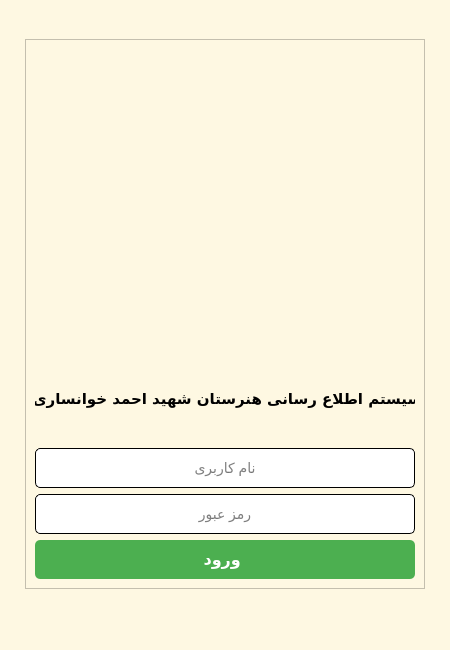
<?xml version="1.0" encoding="UTF-8"?>
<ui version="4.0">
 <class>login_window</class>
 <widget class="QMainWindow" name="login_window">
  <property name="geometry">
   <rect>
    <x>0</x>
    <y>0</y>
    <width>450</width>
    <height>650</height>
   </rect>
  </property>
  <property name="minimumSize">
   <size>
    <width>450</width>
    <height>650</height>
   </size>
  </property>
  <property name="maximumSize">
   <size>
    <width>450</width>
    <height>650</height>
   </size>
  </property>
  <property name="font">
   <font>
    <family>B Titr</family>
    <pointsize>12</pointsize>
    <weight>75</weight>
    <bold>true</bold>
   </font>
  </property>
  <property name="windowTitle">
   <string>ورود</string>
  </property>
  <property name="styleSheet">
   <string notr="true"> background-color: rgb(254, 248, 226); </string>
  </property>
  <widget class="QWidget" name="centralwidget">
   <layout class="QHBoxLayout" name="horizontalLayout">
    <item>
     <spacer name="horizontalSpacer">
      <property name="orientation">
       <enum>Qt::Horizontal</enum>
      </property>
      <property name="sizeHint" stdset="0">
       <size>
        <width>40</width>
        <height>20</height>
       </size>
      </property>
     </spacer>
    </item>
    <item>
     <widget class="QFrame" name="frame">
      <property name="minimumSize">
       <size>
        <width>400</width>
        <height>550</height>
       </size>
      </property>
      <property name="maximumSize">
       <size>
        <width>400</width>
        <height>550</height>
       </size>
      </property>
      <property name="styleSheet">
       <string notr="true">QFrame{
 background-color: rgb(254, 248, 226); 
 boder-radius:10px;

}</string>
      </property>
      <property name="frameShape">
       <enum>QFrame::StyledPanel</enum>
      </property>
      <property name="frameShadow">
       <enum>QFrame::Raised</enum>
      </property>
      <layout class="QVBoxLayout" name="verticalLayout">
       <item alignment="Qt::AlignHCenter">
        <widget class="QLabel" name="logo_pic">
         <property name="minimumSize">
          <size>
           <width>250</width>
           <height>300</height>
          </size>
         </property>
         <property name="maximumSize">
          <size>
           <width>250</width>
           <height>300</height>
          </size>
         </property>
         <property name="text">
          <string/>
         </property>
         <property name="pixmap">
          <pixmap>../picture/logo.png</pixmap>
         </property>
         <property name="scaledContents">
          <bool>true</bool>
         </property>
        </widget>
       </item>
       <item>
        <widget class="QLabel" name="label_2">
         <property name="font">
          <font>
           <family>B Mitra</family>
           <pointsize>11</pointsize>
           <weight>75</weight>
           <bold>true</bold>
          </font>
         </property>
         <property name="text">
          <string>سیستم اطلاع رسانی هنرستان شهید احمد خوانساری </string>
         </property>
         <property name="alignment">
          <set>Qt::AlignCenter</set>
         </property>
        </widget>
       </item>
       <item>
        <widget class="QLineEdit" name="user_name">
         <property name="styleSheet">
          <string notr="true">QLineEdit{
heght:40px;
padding:10px;
font-size:14px;
border:1px solid #000;
border-radius:5px;
background-color:#ffffff;
}
QLineEdit:focus{
border: 2px solid #4caf50;
}</string>
         </property>
         <property name="alignment">
          <set>Qt::AlignCenter</set>
         </property>
         <property name="placeholderText">
          <string>نام کاربری</string>
         </property>
        </widget>
       </item>
       <item>
        <widget class="QLineEdit" name="password">
         <property name="styleSheet">
          <string notr="true">QLineEdit{
heght:40px;
padding:10px;
font-size:14px;
border:1px solid #000;
border-radius:5px;
background-color:#ffffff;
}
QLineEdit:focus{
border: 2px solid #4caf50;
}</string>
         </property>
         <property name="echoMode">
          <enum>QLineEdit::Password</enum>
         </property>
         <property name="alignment">
          <set>Qt::AlignCenter</set>
         </property>
         <property name="placeholderText">
          <string>رمز عبور</string>
         </property>
        </widget>
       </item>
       <item>
        <widget class="QPushButton" name="btn_Enter">
         <property name="font">
          <font>
           <family>B Titr</family>
           <pointsize>-1</pointsize>
           <weight>75</weight>
           <bold>true</bold>
          </font>
         </property>
         <property name="styleSheet">
          <string notr="true">QPushButton{
background-color:#4CAF50;
color:white;
font-size:16px;
border:none;
border-radius:5px;
padding:10 px;
}

QPushButton:hover {
  background-color: #45a049; /* سبز تیره‌تر هنگام hover */
  color: #000;
  transform: translateY(-2px); /* حرکت جزئی به بالا */
  box-shadow: 0 6px 8px rgba(0, 0, 0, 0.15);
}

</string>
         </property>
         <property name="text">
          <string>ورود </string>
         </property>
        </widget>
       </item>
      </layout>
     </widget>
    </item>
    <item>
     <spacer name="horizontalSpacer_2">
      <property name="orientation">
       <enum>Qt::Horizontal</enum>
      </property>
      <property name="sizeHint" stdset="0">
       <size>
        <width>40</width>
        <height>20</height>
       </size>
      </property>
     </spacer>
    </item>
   </layout>
  </widget>
  <widget class="QMenuBar" name="menubar">
   <property name="geometry">
    <rect>
     <x>0</x>
     <y>0</y>
     <width>450</width>
     <height>26</height>
    </rect>
   </property>
  </widget>
  <widget class="QStatusBar" name="statusbar"/>
 </widget>
 <resources/>
 <connections/>
</ui>
